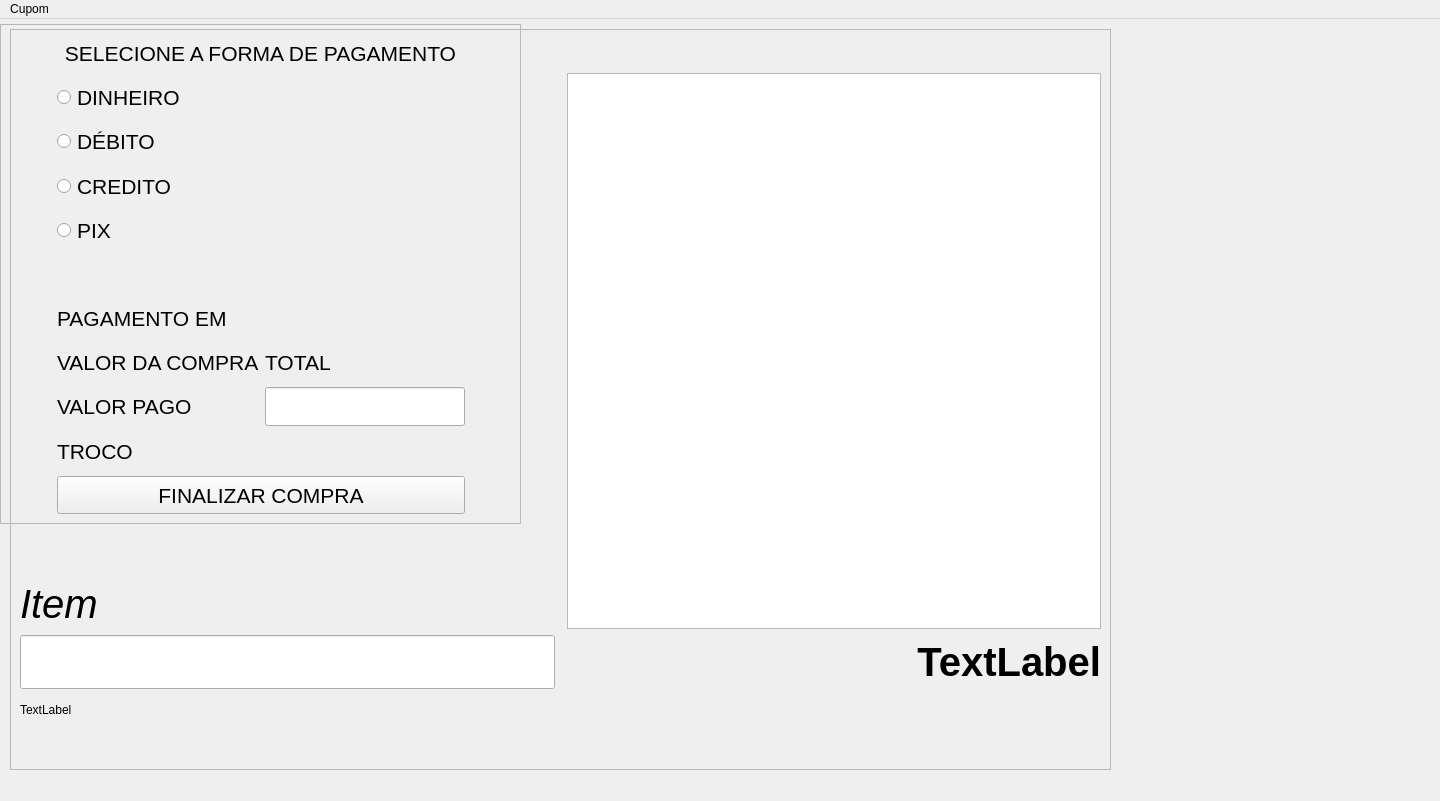
<?xml version="1.0" encoding="UTF-8"?>
<ui version="4.0">
 <class>MainWindow</class>
 <widget class="QMainWindow" name="MainWindow">
  <property name="geometry">
   <rect>
    <x>0</x>
    <y>0</y>
    <width>1440</width>
    <height>801</height>
   </rect>
  </property>
  <property name="windowTitle">
   <string>SisVendas 2023</string>
  </property>
  <widget class="QWidget" name="centralwidget">
   <widget class="QFrame" name="frame_modulo_vendas">
    <property name="geometry">
     <rect>
      <x>10</x>
      <y>10</y>
      <width>1101</width>
      <height>741</height>
     </rect>
    </property>
    <property name="frameShape">
     <enum>QFrame::StyledPanel</enum>
    </property>
    <property name="frameShadow">
     <enum>QFrame::Raised</enum>
    </property>
    <layout class="QGridLayout" name="gridLayout_2">
     <item row="0" column="0">
      <layout class="QGridLayout" name="gridLayout">
       <item row="0" column="3" rowspan="2">
        <widget class="QListWidget" name="lst_itens">
         <property name="maximumSize">
          <size>
           <width>550</width>
           <height>2000</height>
          </size>
         </property>
         <property name="font">
          <font>
           <pointsize>25</pointsize>
          </font>
         </property>
        </widget>
       </item>
       <item row="0" column="1">
        <widget class="QLabel" name="label">
         <property name="maximumSize">
          <size>
           <width>600</width>
           <height>500</height>
          </size>
         </property>
         <property name="text">
          <string/>
         </property>
        </widget>
       </item>
       <item row="4" column="1" colspan="3">
        <widget class="QLabel" name="lbl_rodape">
         <property name="maximumSize">
          <size>
           <width>16777215</width>
           <height>30</height>
          </size>
         </property>
         <property name="text">
          <string>TextLabel</string>
         </property>
        </widget>
       </item>
       <item row="1" column="1">
        <widget class="QLabel" name="lbl_item">
         <property name="maximumSize">
          <size>
           <width>3000</width>
           <height>50</height>
          </size>
         </property>
         <property name="font">
          <font>
           <pointsize>30</pointsize>
           <italic>true</italic>
          </font>
         </property>
         <property name="text">
          <string>Item</string>
         </property>
        </widget>
       </item>
       <item row="2" column="3">
        <widget class="QLabel" name="lbl_total">
         <property name="maximumSize">
          <size>
           <width>550</width>
           <height>16777215</height>
          </size>
         </property>
         <property name="font">
          <font>
           <pointsize>30</pointsize>
           <weight>75</weight>
           <italic>false</italic>
           <bold>true</bold>
          </font>
         </property>
         <property name="text">
          <string>TextLabel</string>
         </property>
         <property name="alignment">
          <set>Qt::AlignRight|Qt::AlignTrailing|Qt::AlignVCenter</set>
         </property>
        </widget>
       </item>
       <item row="2" column="1">
        <widget class="QLineEdit" name="txt_ean">
         <property name="maximumSize">
          <size>
           <width>3000</width>
           <height>16777215</height>
          </size>
         </property>
         <property name="font">
          <font>
           <pointsize>30</pointsize>
          </font>
         </property>
         <property name="text">
          <string/>
         </property>
        </widget>
       </item>
      </layout>
     </item>
    </layout>
   </widget>
   <widget class="QFrame" name="frame_subtotal">
    <property name="geometry">
     <rect>
      <x>0</x>
      <y>5</y>
      <width>521</width>
      <height>500</height>
     </rect>
    </property>
    <property name="maximumSize">
     <size>
      <width>600</width>
      <height>500</height>
     </size>
    </property>
    <property name="styleSheet">
     <string notr="true"/>
    </property>
    <property name="frameShape">
     <enum>QFrame::StyledPanel</enum>
    </property>
    <property name="frameShadow">
     <enum>QFrame::Raised</enum>
    </property>
    <layout class="QGridLayout" name="gridLayout_4">
     <item row="0" column="1">
      <layout class="QGridLayout" name="gridLayout_3">
       <item row="9" column="2">
        <widget class="QLabel" name="lb_troco">
         <property name="maximumSize">
          <size>
           <width>16777215</width>
           <height>40</height>
          </size>
         </property>
         <property name="font">
          <font>
           <pointsize>16</pointsize>
          </font>
         </property>
         <property name="text">
          <string/>
         </property>
        </widget>
       </item>
       <item row="4" column="1" colspan="2">
        <widget class="QRadioButton" name="rb_pix">
         <property name="maximumSize">
          <size>
           <width>16777215</width>
           <height>40</height>
          </size>
         </property>
         <property name="font">
          <font>
           <pointsize>16</pointsize>
          </font>
         </property>
         <property name="text">
          <string>PIX</string>
         </property>
        </widget>
       </item>
       <item row="1" column="1" colspan="2">
        <widget class="QRadioButton" name="rb_dinheiro">
         <property name="maximumSize">
          <size>
           <width>16777215</width>
           <height>40</height>
          </size>
         </property>
         <property name="font">
          <font>
           <pointsize>16</pointsize>
          </font>
         </property>
         <property name="text">
          <string>DINHEIRO</string>
         </property>
        </widget>
       </item>
       <item row="8" column="1">
        <widget class="QLabel" name="label_5">
         <property name="maximumSize">
          <size>
           <width>16777215</width>
           <height>40</height>
          </size>
         </property>
         <property name="font">
          <font>
           <pointsize>16</pointsize>
          </font>
         </property>
         <property name="text">
          <string>VALOR PAGO</string>
         </property>
        </widget>
       </item>
       <item row="3" column="1" colspan="2">
        <widget class="QRadioButton" name="rb_credito">
         <property name="maximumSize">
          <size>
           <width>16777215</width>
           <height>40</height>
          </size>
         </property>
         <property name="font">
          <font>
           <pointsize>16</pointsize>
          </font>
         </property>
         <property name="text">
          <string>CREDITO</string>
         </property>
        </widget>
       </item>
       <item row="2" column="1" colspan="2">
        <widget class="QRadioButton" name="rb_debito">
         <property name="maximumSize">
          <size>
           <width>16777215</width>
           <height>40</height>
          </size>
         </property>
         <property name="font">
          <font>
           <pointsize>16</pointsize>
          </font>
         </property>
         <property name="text">
          <string>DÉBITO</string>
         </property>
        </widget>
       </item>
       <item row="9" column="1">
        <widget class="QLabel" name="label_6">
         <property name="maximumSize">
          <size>
           <width>16777215</width>
           <height>40</height>
          </size>
         </property>
         <property name="font">
          <font>
           <pointsize>16</pointsize>
          </font>
         </property>
         <property name="text">
          <string>TROCO</string>
         </property>
        </widget>
       </item>
       <item row="0" column="0" colspan="4">
        <widget class="QLabel" name="label_2">
         <property name="maximumSize">
          <size>
           <width>16777215</width>
           <height>40</height>
          </size>
         </property>
         <property name="font">
          <font>
           <pointsize>16</pointsize>
          </font>
         </property>
         <property name="text">
          <string>SELECIONE A FORMA DE PAGAMENTO</string>
         </property>
         <property name="alignment">
          <set>Qt::AlignCenter</set>
         </property>
        </widget>
       </item>
       <item row="7" column="2">
        <widget class="QLabel" name="lb_total">
         <property name="font">
          <font>
           <pointsize>16</pointsize>
          </font>
         </property>
         <property name="text">
          <string>TOTAL</string>
         </property>
        </widget>
       </item>
       <item row="7" column="1">
        <widget class="QLabel" name="label_4">
         <property name="maximumSize">
          <size>
           <width>16777215</width>
           <height>40</height>
          </size>
         </property>
         <property name="font">
          <font>
           <pointsize>16</pointsize>
          </font>
         </property>
         <property name="text">
          <string>VALOR DA COMPRA</string>
         </property>
        </widget>
       </item>
       <item row="10" column="1" colspan="2">
        <widget class="QPushButton" name="bt_finalizar">
         <property name="maximumSize">
          <size>
           <width>16777215</width>
           <height>40</height>
          </size>
         </property>
         <property name="font">
          <font>
           <pointsize>16</pointsize>
          </font>
         </property>
         <property name="text">
          <string>FINALIZAR COMPRA</string>
         </property>
        </widget>
       </item>
       <item row="8" column="2">
        <widget class="QLineEdit" name="ed_valorPago">
         <property name="maximumSize">
          <size>
           <width>200</width>
           <height>40</height>
          </size>
         </property>
         <property name="font">
          <font>
           <pointsize>16</pointsize>
          </font>
         </property>
        </widget>
       </item>
       <item row="5" column="1">
        <widget class="QLabel" name="label_3">
         <property name="text">
          <string/>
         </property>
        </widget>
       </item>
       <item row="6" column="2">
        <widget class="QLabel" name="lbl_tipo_pagto">
         <property name="font">
          <font>
           <pointsize>16</pointsize>
          </font>
         </property>
         <property name="text">
          <string/>
         </property>
        </widget>
       </item>
       <item row="6" column="1">
        <widget class="QLabel" name="label_7">
         <property name="font">
          <font>
           <pointsize>16</pointsize>
          </font>
         </property>
         <property name="text">
          <string>PAGAMENTO EM</string>
         </property>
        </widget>
       </item>
      </layout>
     </item>
    </layout>
   </widget>
  </widget>
  <widget class="QMenuBar" name="menuBar">
   <property name="geometry">
    <rect>
     <x>0</x>
     <y>0</y>
     <width>1440</width>
     <height>22</height>
    </rect>
   </property>
   <widget class="QMenu" name="menuSubTotal">
    <property name="title">
     <string>Cupom</string>
    </property>
    <addaction name="actionCancelaItem"/>
    <addaction name="actionFinalizaCupom"/>
    <addaction name="actionCancelaCupom"/>
    <addaction name="actionRetornar"/>
   </widget>
   <addaction name="menuSubTotal"/>
  </widget>
  <action name="actionCancelaItem">
   <property name="text">
    <string>CancelaItem</string>
   </property>
   <property name="shortcut">
    <string>Shift+C</string>
   </property>
  </action>
  <action name="actionFinalizaCupom">
   <property name="text">
    <string>FinalizaCupom</string>
   </property>
   <property name="shortcut">
    <string>Ctrl+F</string>
   </property>
  </action>
  <action name="actionCancelaCupom">
   <property name="text">
    <string>CancelaCupom</string>
   </property>
   <property name="shortcut">
    <string>Ctrl+C</string>
   </property>
  </action>
  <action name="actionRetornar">
   <property name="text">
    <string>Retornar</string>
   </property>
   <property name="shortcut">
    <string>Esc</string>
   </property>
  </action>
 </widget>
 <resources/>
 <connections/>
</ui>
